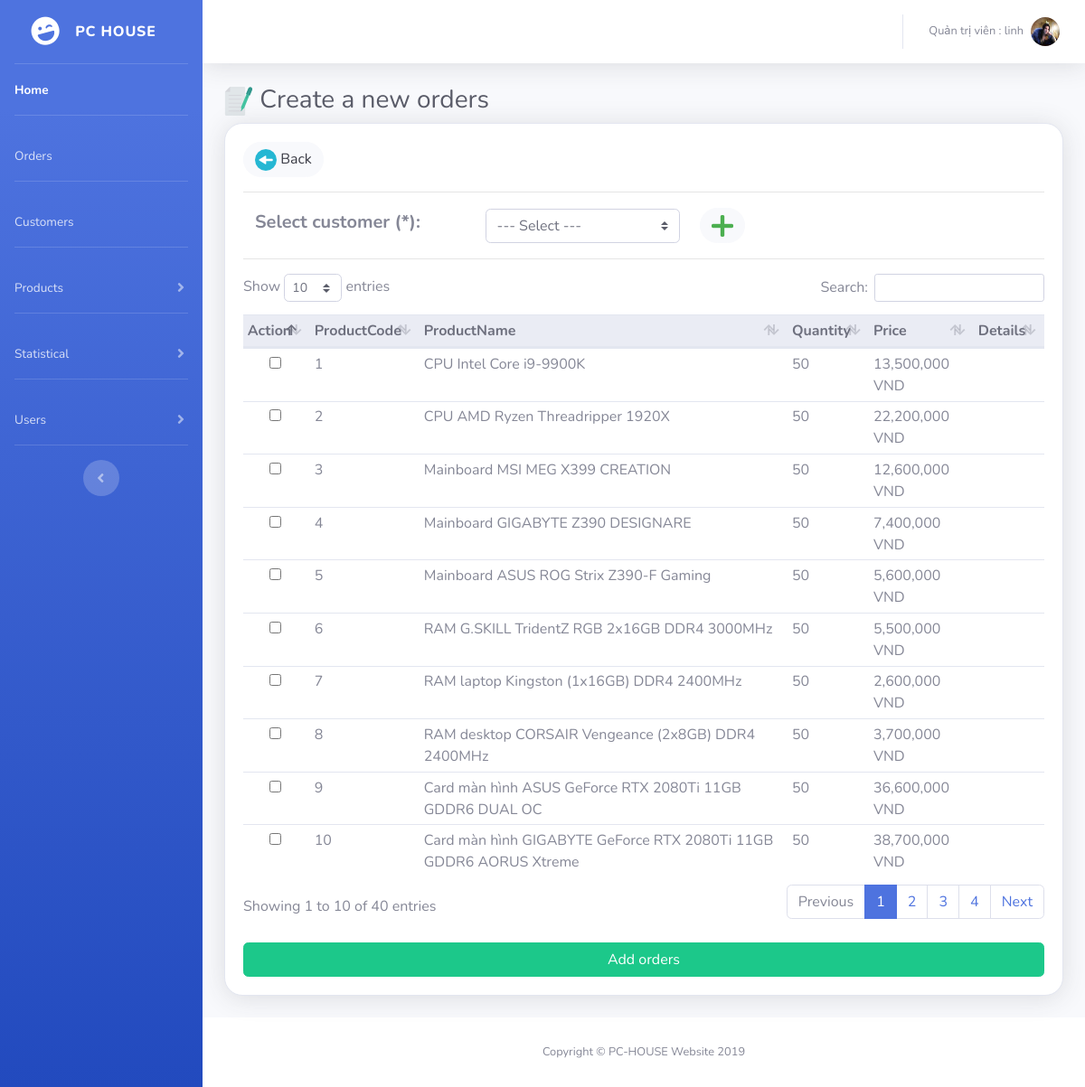
The page /orders/new-orders.php (signed in) on the database its author committed.
### tables this page shows
create table PRODUCTS
(
   PRO_ID               int not null AUTO_INCREMENT,
   PR_ID                int not null,
   CA_ID                int not null,
   PRO_NAME             varchar(100) not null,
   PRO_DETAIL           text,
   PRO_PRICE            decimal not null,
   PRO_QUANTITY         int not null,
   primary key (PRO_ID)
);

### orders/dbconfig/db-driver.php (called while the page is built, shortened)
<?php
include_once("database.php");
function show_products()
{
    global $conn;
    $sql = "SELECT p.`pro_id` as ProductCode, p.`pro_name` as ProductName, SUM(p.`pro_quantity`) as Quantity, FORMAT(SUM(p.`pro_price`),0) as Price, p.`pro_detail` as Details
            FROM `products` p
            GROUP BY p.`pro_id`;";
    $result = mysqli_query($conn, $sql);
    $datas = array();
    if ($result) {
        while ($rows = mysqli_fetch_assoc($result)) {
            $datas[] = $rows;
        }
    }
    return $datas;
}

### orders/new-orders.php (the view, shortened to what this page needs)
<?php
include("dbconfig/db-driver.php");
$listProducts = show_products();
?>
<!DOCTYPE html>
<html lang="en">
<head>
    <?php
        include_once("../layout/meta_link.php");
        include_once("../layout/cssdatatables.php");
    ?>
</head>
<body id="page-top">
    <div id="wrapper">
        <?php include_once("../layout/sidebar.php"); ?>
        <div id="content-wrapper" class="d-flex flex-column">
            <div id="content">
                <?php include_once("../layout/topbar.php"); ?>
                <div class="container-fluid">
                    <h2 class="h3 mb-2 text-gray-800"><img src="./imgs/create.png"> Create a new orders</h2>
                    <div class="card shadow mb-4" style="border-radius: 20px;">
                        <div class="card-body">
                            <a href="./management.php">
                                <button type="submit" style="border-radius: 20px;" class="btn btn-light" name="back">
                                    <img src="./imgs/back.png"> Back
                                </button>
                            </a>
                            <hr>
                            <form method="POST" name="register" enctype="application/x-www-form-urlencoded" accept-charset="UTF-8">
                                <div class="col-sm-10">
                                    <div class="table-responsive">
                                        <table width="80%" cellspacing="0">
                                            <tr>
                                                <td>
                                                    <h5><b>Select customer (&#42;):</b></h5>
                                                </td>
                                                <td>
                                                    <select name="selectCustomer" id="select-customer" class="form-control custom-select select-customer">
                                                        <option value='' selected>--- Select ---</option>
                                                    </select>
                                                </td>
                                                <td>&emsp;
                                                    <button type="button" style="border-radius: 100px;" class=" btn btn-light" name="createCustomer" data-toggle="modal" data-target="#register">
                                                        <img src="./imgs/plus.png">
                                                    </button>
                                                </td>
                                            </tr>
                                        </table>
                                    </div>
                                </div>
                                <hr class="hr-customise">
                                <div class="table-responsive">
                                    <table class="table table-hover table-sm" id="dataTable" width="100%" cellspacing="0">
                                        <thead class="thead-light">
                                            <tr>
                                                <th>Action</th>
                                                <th>ProductCode</th>
                                                <th>ProductName</th>
                                                <th>Quantity</th>
                                                <th>Price</th>
                                                <th>Details</th>
                                            </tr>
                                        </thead>
                                        <tbody>
                                            <?php
                                            foreach ($listProducts as $product) {
                                                ?>
                                                <tr>
                                                    <td>
                                                        <label class="container">
                                                            <input type="checkbox" name="choosesID[]" value="<?php echo $product['ProductCode']; ?>">
                                                        </label>
                                                    </td>
                                                    <td><?php echo $product['ProductCode']; ?></td>
                                                    <td>
                                                        <?php echo $product['ProductName']; ?>
                                                    </td>
                                                    <td>
                                                        <?php echo $product['Quantity']; ?>
                                                    </td>
                                                    <td><?php echo $product['Price']; ?> VND</td>
                                                    <td><?php echo $product['Details']; ?></td>
                                                </tr>
                                            <?php } ?>
                                        </tbody>
                                    </table>
                                </div>
                                <br>
                                <button type="submit" class="btn btn-success btn-md btn-block" name="smOrders">Add orders</button>
                            </form>
                        </div>
                    </div>
                </div>
            </div>
            <?php include_once("../layout/footer.php"); ?>
        </div>
    </div>
</body>
</html>

### rows shown on the page
products: PRO_ID "1", PRO_NAME "CPU Intel Core i9-9900K", Quantity "50", Price "13,500,000"
products: PRO_ID "2", PRO_NAME "CPU AMD Ryzen Threadripper 1920X", Quantity "50", Price "22,200,000"
products: PRO_ID "3", PRO_NAME "Mainboard MSI MEG X399 CREATION", Quantity "50", Price "12,600,000"
products: PRO_ID "4", PRO_NAME "Mainboard GIGABYTE Z390 DESIGNARE", Quantity "50", Price "7,400,000"
products: PRO_ID "5", PRO_NAME "Mainboard ASUS ROG Strix Z390-F Gaming", Quantity "50", Price "5,600,000"
products: PRO_ID "6", PRO_NAME "RAM G.SKILL TridentZ RGB 2x16GB DDR4 3000MHz", Quantity "50", Price "5,500,000"
products: PRO_ID "7", PRO_NAME "RAM laptop Kingston (1x16GB) DDR4 2400MHz", Quantity "50", Price "2,600,000"
products: PRO_ID "8", PRO_NAME "RAM desktop CORSAIR Vengeance (2x8GB) DDR4 2400MHz", Quantity "50", Price "3,700,000"
products: PRO_ID "9", PRO_NAME "Card màn hình ASUS GeForce RTX 2080Ti 11GB GDDR6 DUAL OC", Quantity "50", Price "36,600,000"
products: PRO_ID "10", PRO_NAME "Card màn hình GIGABYTE GeForce RTX 2080Ti 11GB GDDR6 AORUS Xtreme", Quantity "50", Price "38,700,000"

### other values the page prints
$_SESSION["r_name"] "Quản trị viên"
$_SESSION["u_loginname"] "linh"
